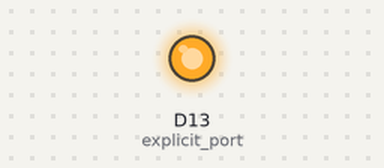
A sketch run on a simulated STM32 Nucleo. On the bench: output pins drawn as LEDs (lit = HIGH).

Above: at 1.2 s.
At 3.2 s:
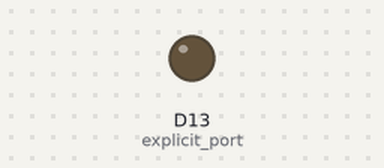
Timing chart, 0 to 5.4 s (numbered marks = the images above):
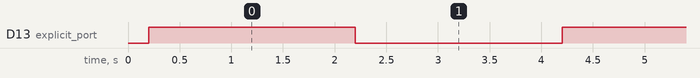

The sketch:

Blink_474.ino
```cpp
// Explicit PA5 test for NUCLEO-G474RE
void setup() {
  pinMode(PA5, OUTPUT);      // explicit port
  digitalWrite(PA5, LOW);    // known start
  delay(200);
}

void loop() {
  digitalWrite(PA5, HIGH);
  delay(2000);
  digitalWrite(PA5, LOW);
  delay(2000);
}
```

Measured:
- by itself, D13 (explicit_port): alternates HIGH for 2.0 s and LOW for 2.0 s
